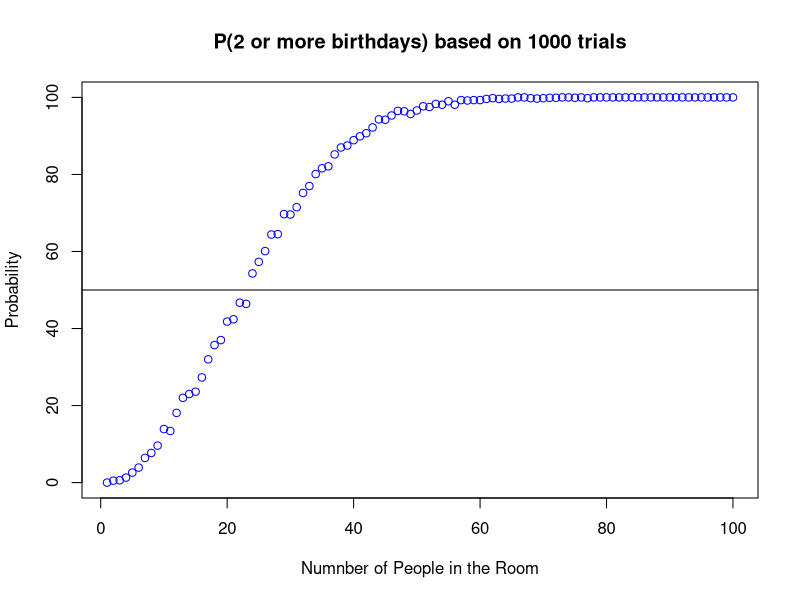
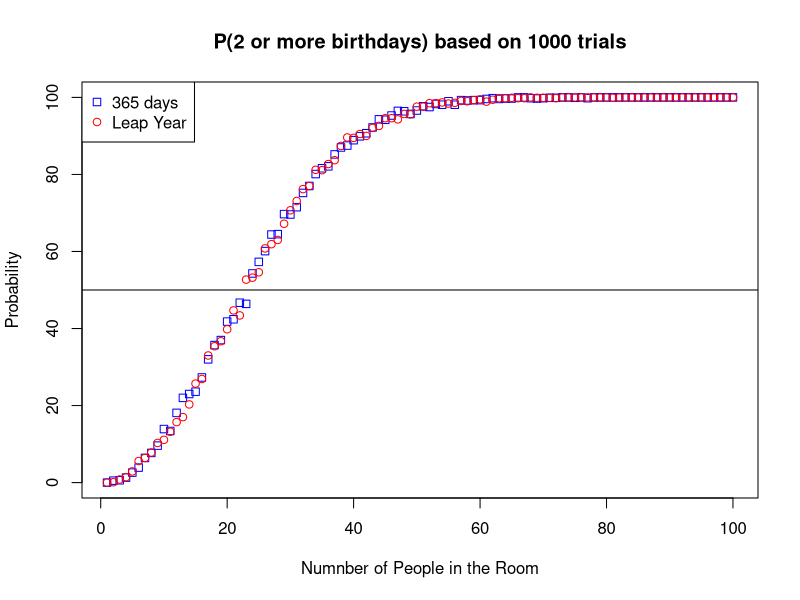
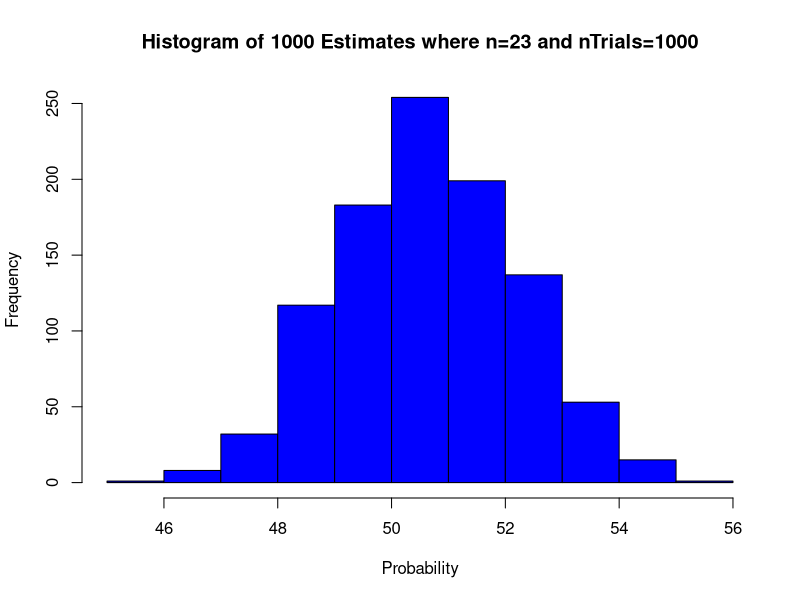
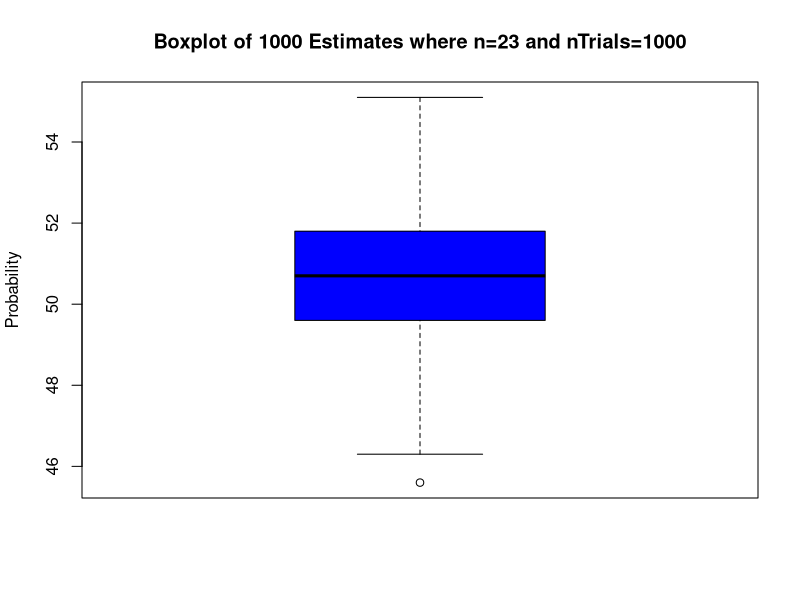

Write R code to recreate these figures, in order. (Note: a time limit stopped this script after it produced the figures.)
## ---- chunk 1
knitr::opts_chunk$set(echo = TRUE)
## ---- chunk 2
# generate 23 random number between 1 and 365 inclusive sampling with replacement
birthdays <- sample(1:365,23,repl=TRUE)
birthdays # disply the result which are 23 number from 1 to 365
# Remove the duplicates, keeping the unique elements
unique_days <- unique(birthdays)
unique_days
# count the number of unique days
n_unique <- length(unique_days)
n_unique
# Return TRUE (meaning a match) if the number is less than 23.
# If the number equals 23, then the result will be FALSE indicating all the birthdays 
# were unique and there were no matches.
# In R, TRUE has a value of 1 and FALSE has a value of 0.
result <- n_unique < 23
result
## ---- chunk 3
# the following defines a function called trial_function which takes a value 'n' which 
# represents the number of people in a room
trial_function <- function(n){
    # just like the code above, but we've used variables for daysinayear and number of people 
    # in a room
    birthdays <- sample(1:365,n,repl=TRUE)
    # similar to the code in our example but we've combined two statements
    n_unique <- length(unique(birthdays))
    return(n_unique < n)
}
# Now let's call (i.e., run) our trial_function five times and see what we get.  
# In each case we will stick with 23 people.
trial_function(23)
trial_function(23)
trial_function(23)
trial_function(23)
trial_function(23)

# The built-in replicate function is an easy way to call a function repeatedly.  
# Here are another 5 calls to the trial_function:
replicate(5,trial_function(23))
## ---- chunk 4
simulate_function <- function(n, ntrials=1000){
# The following one line does everything we need. Replicate calls the trial function
# ntrials times.  Sum totals all the TRUES (1) and FALSES (0).  The sum is divided
# by the number of trials and the result is multiplied by 100
    return(100*(sum(replicate(ntrials,trial_function(n)))/ntrials))
}
## ---- chunk 5
simulate_function(23,10000)
## ---- chunk 6
vec365 <- numeric(100) # This creates our vector with a length of 100
for (i in 1:100){
    vec365[i] <- simulate_function(i,1000)
}
vec365
## ---- chunk 7
    vec365 <- sapply(1:100, function(x) simulate_function(x,1000))
    vec365
## ---- chunk 8
# First call, no seed set
sapply(1:100, function(x) simulate_function(x,1000))
# Second call, no seed set
sapply(1:100, function(x) simulate_function(x,1000))
## ---- chunk 9
# First call, seed set
set.seed(1)
sapply(1:100, function(x) simulate_function(x,1000))
# Second call, seed set
set.seed(1)
sapply(1:100, function(x) simulate_function(x,1000))
## ---- chunk 10
set.seed(1)
vec365 <- sapply(1:100, function(x) simulate_function(x,1000))
plot(vec365, col="blue",main="P(2 or more birthdays) based on 1000 trials",
     xlab="Numnber of People in the Room",ylab = "Probability")
abline(h=50) # add a horizontal line at 50
## ---- chunk 11
leap_trial <- function(n){
    birthdays <- sample(1:366,n,repl=TRUE,prob=c(rep(4/1461,365),1/1461))
    # similar to the code in our example but we've combined two statements
    n_unique <- length(unique(birthdays))
    return(n_unique < n)
} 
leap_simulate <- function(n, ntrials=1000){
# The following one line does everything we need. Replicate calls the trial function
# ntrials times.  Sum totals all the TRUES (1) and FALSES (0).  The sum is divided
# by the number of trials and the result is multiplied by 100
    return(100*(sum(replicate(ntrials,leap_trial(n)))/ntrials))
}
## ---- chunk 12
set.seed(1)
vec366 <- sapply(1:100, function(x) leap_simulate(x,1000))
plot(vec365, col="blue",main="P(2 or more birthdays) based on 1000 trials",
     xlab="Numnber of People in the Room",ylab = "Probability", pch=0)
abline(h=50) # add a horizontal line at 50
points(vec366, col="red",pch=1)
legend("topleft",legend=c("365 days","Leap Year"), col=c("blue","red"),pch=c(0,1))
## ---- chunk 13
set.seed(1)
est1000 <- replicate(1000,leap_simulate(23,1000))
summary(est1000)
hist(est1000,main="Histogram of 1000 Estimates where n=23 and nTrials=1000",xlab="Probability",col="blue")
boxplot(est1000,main="Boxplot of 1000 Estimates where n=23 and nTrials=1000",col="blue",
        ylab="Probability")

## ---- chunk 14
# The range encompassing 90% of our sample is:
quantile(est1000,c(0.05,.95))
# A statistical estimate of the 90% confidence interval
c(mean(est1000)-qnorm(0.9)*sd(est1000),mean(est1000)+qnorm(0.9)*sd(est1000))
## ---- chunk 15
set.seed(1)
est5000 <- replicate(1000,leap_simulate(23,5000))
summary(est5000)
hist(est5000,main="Histogram of 1000 Estimates where n=23 and nTrials=5000",xlab="Probability",col="blue")
boxplot(est5000,main="Boxplot of 1000 Estimates where n=23 and nTrials=5000",col="blue",
        ylab="Probability")
## ---- chunk 16
# Summary of ntrial=1000
summary(est1000)
# Summary of ntrial=1000
summary(est5000)
